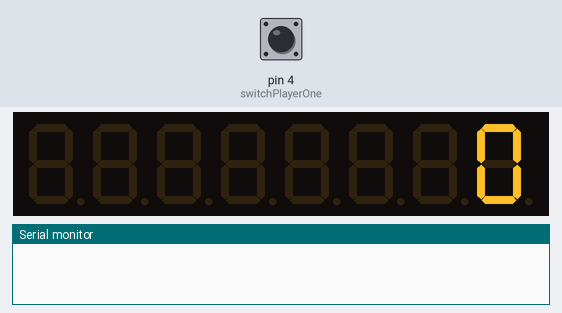
A sketch run on a simulated Arduino Uno, built with avr-gcc and run on an emulated ATmega328P. Parts: 8-digit seven-segment display, the last lines printed to the serial monitor. Inputs (shaded band) come from the test bench; at power-on: pin 4 (switchPlayerOne) HIGH.

Above: at 1.2 s.
1.3 s: pin 4 (switchPlayerOne) pulled LOW for 0.15 s
At 2.5 s:
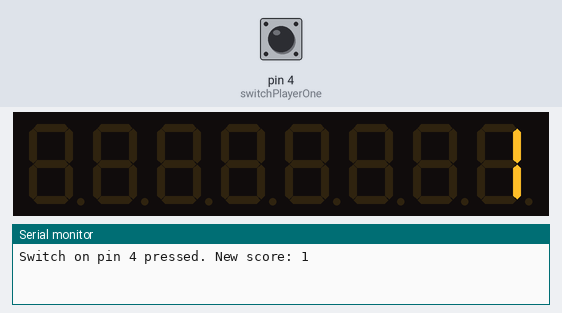
2.9 s: pin 4 (switchPlayerOne) pulled LOW for 1 s
At 3.7 s:
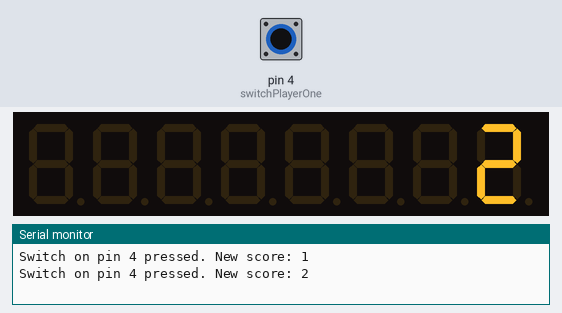
5.4 s: pin 4 (switchPlayerOne) pulled LOW for 0.15 s
7.0 s: pin 4 (switchPlayerOne) pulled LOW for 1 s
At 8.0 s:
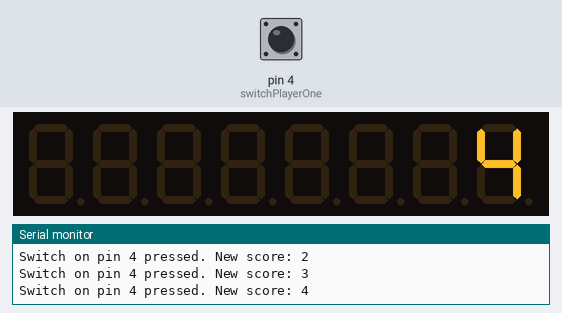
Timing chart, 0 to 10.0 s (numbered marks = the images above; inputs shaded):
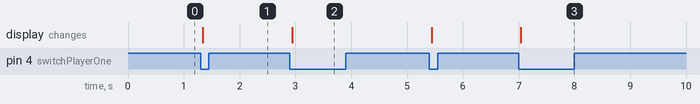

Measured:
- after the input at 1.3 s, the display: changes at once (image 1)
- after the input at 2.9 s, the display: changes at once (image 2)
- after the input at 7.0 s, the display: changes at once (image 3)

The sketch:

code.ino
```cpp
#include "LedControl.h" // Library for communication with 7-segment display

// Number of MAX7219 chips
const int numChips = 3;

// Initialize the LedControl object (DIN, CLK, LOAD, number of MAX7219 chips)
LedControl lc = LedControl(12, 11, 10, numChips);

// Variables to hold current scores
int scorePlayerOne = 0;
int scorePlayerTwo = 0;

// Switches pin connection to Arduino UNO
const int switchPlayerOne = 4;
const int switchPlayerTwo = 3;

// FUTURE USE:
const int switch_teamOne_name = 2;
const int switch_teamOne_score = 3;
const int switch_teamTwo_name = 4;
const int switch_teamTwo_score = 5;
const int switch_inning = 6;
const int switch_balls = 7;
const int switch_strikes = 8;
const int switch_outs = 9;

// Function to initialize the 7-segment display
void initializeDisplay()
{
  for (int chip = 0; chip < numChips; chip++)
  {
    lc.shutdown(chip, false); // Wake up MAX7219
    lc.setIntensity(chip, 7); // Set brightness to medium
    lc.clearDisplay(chip);    // Clear all displays connected to MAX7219 chip
    // Initialize all displays to show zeros
    for (int digit = 0; digit < 8; digit++)
    {
      Serial.print("initialize digit ");
      Serial.print(chip);
      Serial.print(digit);
      lc.setDigit(chip, digit, 8, false);
    }
  }
}

// Function to update the display for a given player
void updateDisplay(int chip, int player, int score)
{
  // TODO: Once we validate that this works with one chip, we'll update this
  // with multiple switches and more score displays
  int rightDigit = score % 10;
  int leftDigit = (score % 100) / 10;
  int digitOffset = (player == 1) ? 0 : 2;
  lc.setDigit(chip, digitOffset, leftDigit, false);
  lc.setDigit(chip, digitOffset + 1, rightDigit, false);
}

// Function to handle button press for a given player
void handleButtonPress(int chip, int switchPin, int &score)
{
  if (!digitalRead(switchPin))
  {
    score++; // Increase score by 1
    if (score > 9) {
      score = 0;
    }

    Serial.print("Switch on pin ");
    Serial.print(switchPin);
    Serial.print(" pressed. New score: ");
    Serial.println(score);


    lc.setDigit(chip, 0, score, false);
    // Wait until switch is released to continue
    while (!digitalRead(switchPin))
    {
    }
    delay(500); // Small delay to debounce the switch
  }
}

void setup()
{
  Serial.begin(9600); // Initialize Serial communication at 9600 baud rate
  pinMode(switchPlayerOne, INPUT_PULLUP);
  //pinMode(switchPlayerTwo, INPUT_PULLUP);
  //initializeDisplay();
  //lc.setDigit(0, 0, 8, false);
  lc.shutdown(0, false);  // Wake up displays
  lc.setIntensity(0, 8);  // Set intensity levels
  lc.clearDisplay(0);
  lc.setDigit(0, 0, 0, false);
}

void loop()
{
  handleButtonPress(0, switchPlayerOne, scorePlayerOne);

  //lc.setDigit(0, 0, 3, true);
  //handleButtonPress(0, switchPlayerTwo, scorePlayerTwo, 2);
}
```
